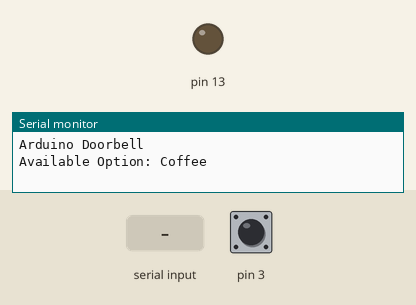
Recording of a sketch running on a simulated Arduino Uno, built with avr-gcc and run on an emulated ATmega328P. Shown: output pins drawn as LEDs (lit = HIGH), the last lines printed to the serial monitor. Inputs (shaded band) come from the test bench; at power-on: pin 3 HIGH.

Above: at 2.2 s.
2.3 s: "Coffee" received over Serial
At 3.6 s:
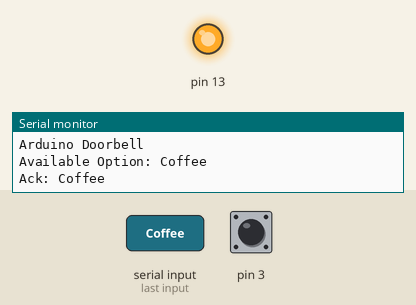
6.3 s: "No Coffee" received over Serial
At 7.0 s:
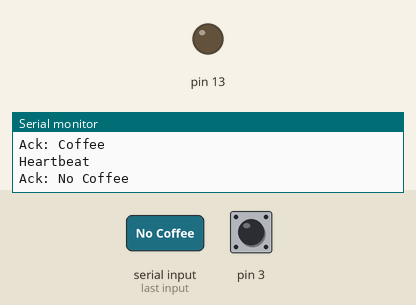
Timing chart, 0 to 9.3 s (numbered marks = the images above; inputs shaded):
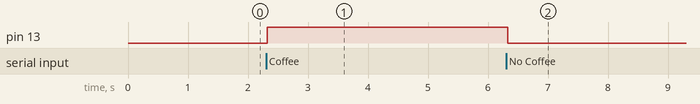

Measured:
- after the input at 2.3 s, pin 13: LOW → HIGH at once
- after the input at 6.3 s, pin 13: HIGH → LOW at once

The sketch:

ArduinoDoorbel.ino
```cpp
const int CoffeeAvailable = 1;
int Coffee = 0;
String readString;
const long waitTime = 4000;
unsigned long previousMillis = 0;
int prevValue;

void setup(){
  Serial.begin(9600);

  Serial.println("Arduino Doorbell");
  delay(1000);

  pinMode(13,OUTPUT);
  pinMode(3,INPUT);

  if (CoffeeAvailable == 1)
  {
    Serial.println("Available Option: Coffee");
  }

}

void loop(){

  unsigned long currentMillis = millis();

  // delay for waitTime
  if (currentMillis - previousMillis >= waitTime) {
    previousMillis=currentMillis;
    Serial.println("Heartbeat");
  }


  int sensorValue=digitalRead(3);
  //Serial.println(sensorValue);
  if ((sensorValue == 0) && (prevValue != sensorValue)) {
    Serial.println("Doorbell Pressed");
    delay(1000);
  }
  prevValue = sensorValue;


  // see if they flipped the coffee switch
  readString = "";
  while (Serial.available()){
     delay(3);
     if (Serial.available()>0){
        char c = Serial.read();
        readString += c;
     }
  }
  readString.trim();
  if (readString == "Coffee"){
    Coffee = 1;
    Serial.println("Ack: Coffee");
  }
  else if (readString == "No Coffee"){
    Coffee = 0;
    Serial.println("Ack: No Coffee");
  }
  else if (readString != "") {
    Serial.print("Unk: ");
    Serial.println(readString);
  }

  if (Coffee == 1){
    digitalWrite(13,HIGH);
  } else {
    digitalWrite(13,LOW);
  }

  //delay(1000);
}
```
